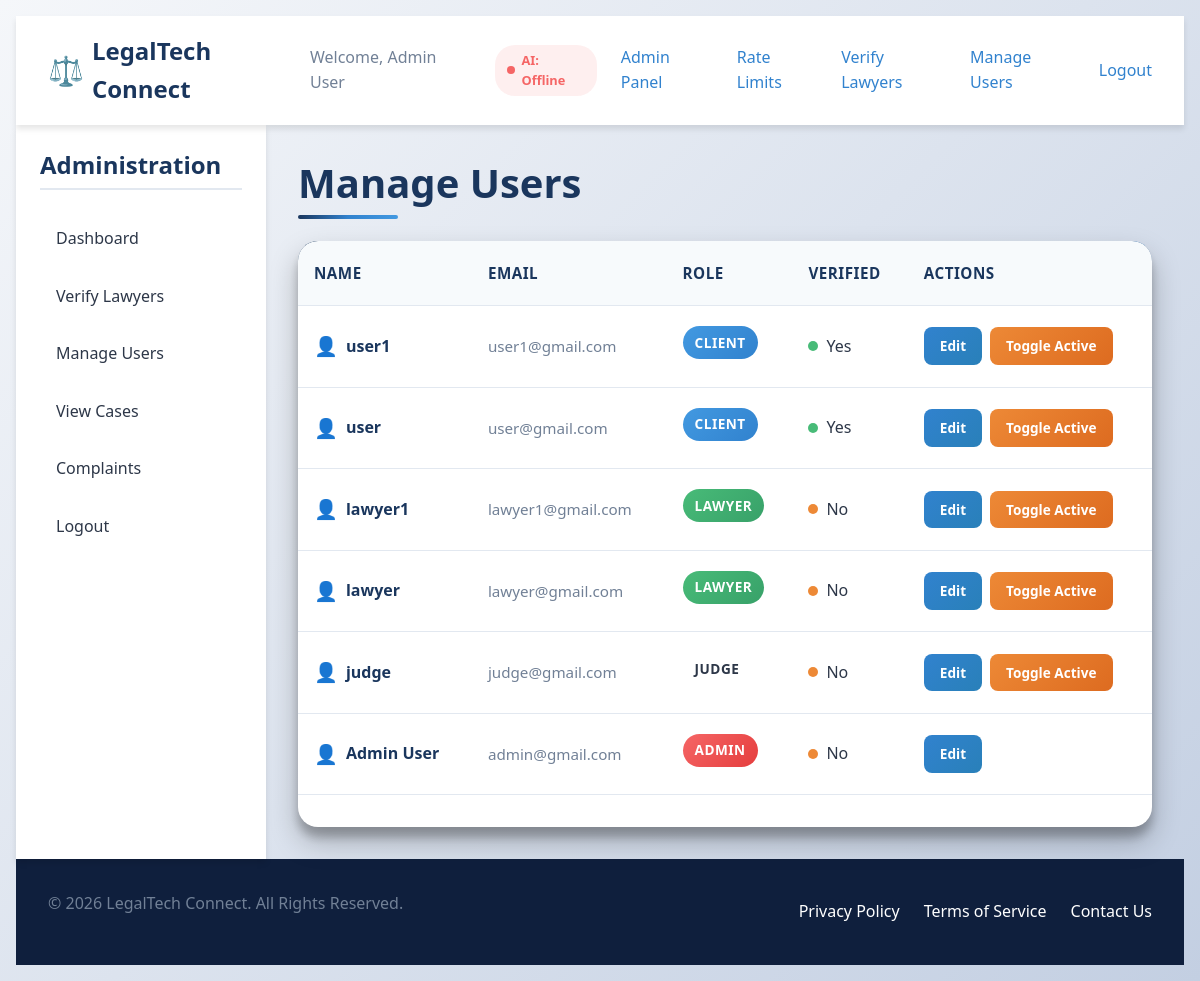
Screenshot of /admin/manage_users (signed in) with the database file from the repository.
### models.py (models this page shows, shortened)
class User(UserMixin, db.Model):
    id = db.Column(db.Integer, primary_key=True)
    email = db.Column(db.String(150), unique=True, nullable=False)
    password_hash = db.Column(db.String(128), nullable=False)
    role = db.Column(db.String(50), nullable=False) # 'client', 'lawyer', 'admin'
    name = db.Column(db.String(150), nullable=True)
    bio = db.Column(db.Text, nullable=True)
    education = db.Column(db.String(200), nullable=True)
    created_at = db.Column(db.DateTime, default=lambda: datetime.now(timezone.utc))
    is_active = db.Column(db.Boolean, default=True, nullable=False) # For soft-deactivation by admin
    profile_pic = db.Column(db.String(200), nullable=True) # Filename for the profile picture
    specialization = db.Column(db.String(200), nullable=True)
    experience_years = db.Column(db.Integer, nullable=True)
    location = db.Column(db.String(150), nullable=True)
    phone_number = db.Column(db.String(50), nullable=True)
    address = db.Column(db.String(300), nullable=True)
    bar_number = db.Column(db.String(100), unique=True, nullable=True)
    is_verified = db.Column(db.Boolean, default=False)
    court_name = db.Column(db.String(200), nullable=True)
    judge_id_number = db.Column(db.String(100), unique=True, nullable=True)
    verification_document = db.Column(db.String(200), nullable=True)  # filename of uploaded verification doc
    cases_as_client = db.relationship('Case', foreign_keys='Case.client_id', backref='client', lazy=True)
    cases_as_client2 = db.relationship('Case', foreign_keys='Case.client2_id', backref='client2', lazy=True)
    cases_as_lawyer = db.relationship('Case', foreign_keys='Case.lawyer_id', backref='lawyer', lazy=True)
    cases_as_judge = db.relationship('Case', foreign_keys='Case.judge_id', backref='judge', lazy=True)
    reviews_received = db.relationship('Review', backref='lawyer', lazy=True)
    messages_sent = db.relationship('Message', foreign_keys='Message.sender_id', backref='sender', lazy=True)
    appointments = db.relationship('Appointment', backref='user', lazy=True)
    documents_uploaded = db.relationship('Document', backref='uploader', lazy=True)
    complaints_made = db.relationship('Complaint', foreign_keys='Complaint.complainant_id', backref='complainant', lazy=True)
    complaints_about = db.relationship('Complaint', foreign_keys='Complaint.about_user_id', backref='about_user', lazy=True)

### admin.py (the view)
@admin_bp.route('/manage_users')
@login_required
@admin_required
def manage_users():
    users = User.query.order_by(User.created_at.desc()).all()
    return render_template('admin/manage_users.html', users=users)

### admin.py (called while the page is built)
def admin_required(f):
    from functools import wraps
    @wraps(f)
    def decorated_function(*args, **kwargs):
        if not current_user.is_authenticated or current_user.role != 'admin':
            flash('Admin access required.')
            return redirect(url_for('index'))
        return f(*args, **kwargs)
    return decorated_function

### templates/admin/manage_users.html (shortened to what this page needs)
{% extends "base.html" %}
{% block content %}
<div class="manage-users-container">
    <h1>Manage Users</h1>
    <div class="users-table-container">
        {% if users %}
        <table>
            <thead>
                <tr>
                    <th>Name</th>
                    <th>Email</th>
                    <th>Role</th>
                    <th>Verified</th>
                    <th>Actions</th>
                </tr>
            </thead>
            <tbody>
                {% for user in users %}
                <tr>
                    <td>
                        <div class="user-name">{{ user.name or 'N/A' }}</div>
                    </td>
                    <td>
                        <div class="user-email">{{ user.email }}</div>
                    </td>
                    <td>
                        <span class="role-badge role-{{ user.role }}">{{ user.role.title() }}</span>
                    </td>
                    <td>
                        <div class="verification-status">
                            <span class="status-indicator {% if user.is_verified %}status-verified{% else %}status-unverified{% endif %}"></span>
                            {{ 'Yes' if user.is_verified else 'No' }}
                        </div>
                    </td>
                    <td>
                        <div class="action-buttons">
                            <a href="{{ url_for('admin.edit_user', user_id=user.id) }}" class="button-small button-edit">Edit</a>
                            {% if user.id != current_user.id %}
                                <a href="{{ url_for('admin.deactivate_user', user_id=user.id) }}" class="button-small button-toggle">Toggle Active</a>
                            {% endif %}
                        </div>
                    </td>
                </tr>
                {% endfor %}
            </tbody>
        </table>
        {% else %}
        <div class="empty-state">
            No users found.
        </div>
        {% endif %}
    </div>
</div>
{% endblock %}

### templates/base.html (shortened to what this page needs)
<!DOCTYPE html>
<html lang="en">
<head>
</head>
<body>
<nav class="navbar">
    <div class="nav-brand">
        <a href="{{ url_for('index') }}">LegalTech Connect</a>
    </div>
    <div class="nav-links">
        {% if current_user.is_authenticated %}
            <span class="nav-welcome">Welcome, {{ current_user.name or current_user.email }}</span>
            <span class="ai-status {% if ai_available %}ai-online{% else %}ai-offline{% endif %}" title="AI availability">AI: {% if ai_available %}Online{% else %}Offline{% endif %}</span>
            {% if current_user.role == 'client' %}
                <a href="{{ url_for('client.dashboard') }}">Dashboard</a>
                <a href="{{ url_for('client.messages') }}">My Messages</a>
                <a href="{{ url_for('client.appointments') }}">My Appointments</a>
                <a href="{{ url_for('client.submit_case') }}">Submit New Case</a>
            {% elif current_user.role == 'lawyer' %}
                <a href="{{ url_for('lawyer.dashboard') }}">Dashboard</a>
                <a href="{{ url_for('lawyer.edit_profile') }}">Profile</a>
                <a href="{{ url_for('lawyer.history') }}">Case History</a>
                <a href="{{ url_for('lawyer.case_requests') }}">Case Requests</a>
            {% elif current_user.role == 'admin' %}
                <a href="{{ url_for('admin.dashboard') }}">Admin Panel</a>
                <a href="{{ url_for('admin.rate_limits') }}">Rate Limits</a>
                <a href="{{ url_for('admin.verify_lawyers') }}">Verify Lawyers</a>
                <a href="{{ url_for('admin.manage_users') }}">Manage Users</a>
            {% endif %}
            <a href="{{ url_for('auth.logout') }}">Logout</a>
        {% else %}
            <a href="{{ url_for('auth.login') }}">Login</a>
            <a href="{{ url_for('auth.register') }}" class="button-primary">Get Started</a>
        {% endif %}
    </div>
</nav>
<div class="page-container">
    {% if current_user.is_authenticated %}
        {% if current_user.role == 'client' %}
        <aside class="sidebar">
            <h3>My Account</h3>
            <ul>
                <li><a href="{{ url_for('client.dashboard') }}">Dashboard</a></li>
                <li><a href="{{ url_for('client.submit_case') }}">Submit New Case</a></li>
                <li><a href="{{ url_for('client.view_all_cases') }}">View All Cases</a></li>
                <li><a href="{{ url_for('client.messages') }}">My Messages {% if sidebar_counts.unread_messages %}<span class="count-badge">{{ sidebar_counts.unread_messages }}</span>{% endif %}</a></li>
                <li><a href="{{ url_for('client.appointments') }}">Booking Status {% if sidebar_counts.upcoming_appointments %}<span class="count-badge">{{ sidebar_counts.upcoming_appointments }}</span>{% endif %}</a></li>
                <li><a href="{{ url_for('client.lawyers') }}">All Lawyers</a></li>
                <li><a href="{{ url_for('auth.logout') }}">Logout</a></li>
            </ul>
        </aside>
        {% elif current_user.role == 'admin' %}
        <aside class="sidebar">
            <h3>Administration</h3>
            <ul>
                <li><a href="{{ url_for('admin.dashboard') }}">Dashboard</a></li>
                <li><a href="{{ url_for('admin.verify_lawyers') }}">Verify Lawyers</a></li>
                <li><a href="{{ url_for('admin.manage_users') }}">Manage Users</a></li>
                <li><a href="{{ url_for('admin.view_cases') }}">View Cases</a></li>
                <li><a href="{{ url_for('admin.complaints') }}">Complaints</a></li>
                <li><a href="{{ url_for('auth.logout') }}">Logout</a></li>
            </ul>
        </aside>
        {% endif %}
    {% endif %}
    <main class="main-content">
        {% block content %}{% endblock %}
    </main>
</div>
<footer class="footer">
    <div class="container">
        <p>&copy; {{ now.year }} LegalTech Connect. All Rights Reserved.</p>
        <div class="footer-links">
            <a href="#">Privacy Policy</a>
            <a href="#">Terms of Service</a>
            <a href="#">Contact Us</a>
        </div>
    </div>
</footer>
</body>
</html>

### templates/base.html (style rules this page uses)
:root { --primary-color: #1a365d; --primary-light: #2c5282; --primary-dark: #0f1f3d; --secondary-color: #3182ce; --accent-color: #4299e1; --accent-light: #90cdf4; --success-color: #48bb78; --warning-color: #ed8936; --danger-color: #f56565; --light-bg: #f7fafc; --white: #ffffff; --text-primary: #2d3748; --text-secondary: #718096; --border-color: #e2e8f0; --shadow-sm: 0 1px 3px rgba(0, 0, 0, 0.12), 0 1px 2px rgba(0, 0, 0, 0.24); --shadow-md: 0 4px 6px rgba(0, 0, 0, 0.1); --shadow-lg: 0 10px 20px rgba(0, 0, 0, 0.15); --shadow-xl: 0 14px 28px rgba(0, 0, 0, 0.25), 0 10px 10px rgba(0, 0, 0, 0.22); --transition: all 0.3s cubic-bezier(0.25, 0.8, 0.25, 1); }
* { margin: 0; padding: 0; box-sizing: border-box; }
body { font-family: 'Inter', sans-serif; color: var(--text-primary); background-color: var(--light-bg); line-height: 1.6; overflow-x: hidden; }
h1, h2, h3, h4, h5, h6 { font-weight: 600; line-height: 1.3; margin-bottom: 0.8rem; }
h1 { font-size: 2.5rem; color: var(--primary-dark); animation: fadeInUp 0.6s ease-out; }
h3 { font-size: 1.5rem; color: var(--primary-color); }
p { margin-bottom: 1rem; color: var(--text-secondary); }
a { color: var(--secondary-color); text-decoration: none; transition: var(--transition); }
.navbar { display: flex; justify-content: space-between; align-items: center; padding: 1rem 2rem; background-color: var(--white); box-shadow: var(--shadow-md); position: sticky; top: 0; z-index: 1000; animation: slideDown 0.5s ease-out; }
.nav-brand a { font-size: 1.5rem; font-weight: 700; color: var(--primary-color); display: flex; align-items: center; }
.nav-brand a::before { content: "⚖️"; margin-right: 0.5rem; font-size: 1.8rem; animation: pulse 2s infinite; }
.nav-links { display: flex; align-items: center; gap: 1.5rem; }
.nav-links a { position: relative; font-weight: 500; padding: 0.5rem 0; transition: var(--transition); }
.nav-links a::after { content: ''; position: absolute; bottom: 0; left: 0; width: 0; height: 2px; background-color: var(--accent-color); transition: width 0.3s ease; }
.nav-welcome { color: var(--text-secondary); font-weight: 500; }
.ai-status { display: inline-flex; align-items: center; padding: 0.3rem 0.8rem; border-radius: 20px; font-size: 0.8rem; font-weight: 600; transition: var(--transition); }
.ai-status::before { content: ''; width: 8px; height: 8px; border-radius: 50%; margin-right: 0.4rem; animation: pulse 2s infinite; }
.ai-offline { background-color: rgba(245, 101, 101, 0.1); color: var(--danger-color); }
.ai-offline::before { background-color: var(--danger-color); }
.page-container { display: flex; min-height: calc(100vh - 140px); }
.sidebar { width: 250px; background-color: var(--white); box-shadow: var(--shadow-md); padding: 1.5rem; transition: var(--transition); animation: slideRight 0.6s ease-out; }
.sidebar h3 { color: var(--primary-color); margin-bottom: 1.5rem; padding-bottom: 0.5rem; border-bottom: 2px solid var(--border-color); }
.sidebar ul { list-style: none; }
.sidebar li { margin-bottom: 0.5rem; }
.sidebar a { display: flex; align-items: center; padding: 0.75rem 1rem; border-radius: 0.5rem; color: var(--text-primary); transition: var(--transition); position: relative; overflow: hidden; }
.sidebar a::before { content: ''; position: absolute; left: 0; top: 0; height: 100%; width: 4px; background-color: var(--secondary-color); transform: translateX(-100%); transition: transform 0.3s ease; }
.main-content { flex: 1; padding: 2rem; animation: fadeIn 0.8s ease-out; }
.footer { background-color: var(--primary-dark); color: var(--white); padding: 2rem 0; margin-top: auto; }
.footer .container { display: flex; justify-content: space-between; align-items: center; max-width: 1200px; margin: 0 auto; padding: 0 2rem; }
.footer-links { display: flex; gap: 1.5rem; }
.footer-links a { color: var(--white); transition: var(--transition); }
table { width: 100%; border-collapse: collapse; margin-bottom: 2rem; }
th, td { padding: 0.75rem; text-align: left; border-bottom: 1px solid var(--border-color); }
th { background-color: var(--light-bg); font-weight: 600; color: var(--primary-color); }

### rows the page displays
User: name "Admin User", email "admin@gmail.com", role "ADMIN", is_verified "No"
User: name "user1", email "user1@gmail.com", role "CLIENT", is_verified "Yes"
User: name "user", email "user@gmail.com", role "CLIENT", is_verified "Yes"
User: name "lawyer1", email "lawyer1@gmail.com", role "LAWYER", is_verified "No"
User: name "lawyer", email "lawyer@gmail.com", role "LAWYER", is_verified "No"
User: name "judge", email "judge@gmail.com", role "JUDGE", is_verified "No"
